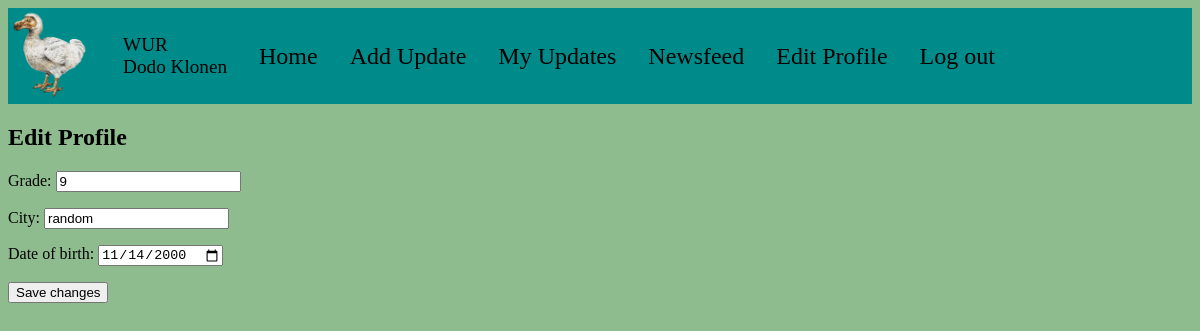
The app's page /profile/edit/ (signed in), older data.
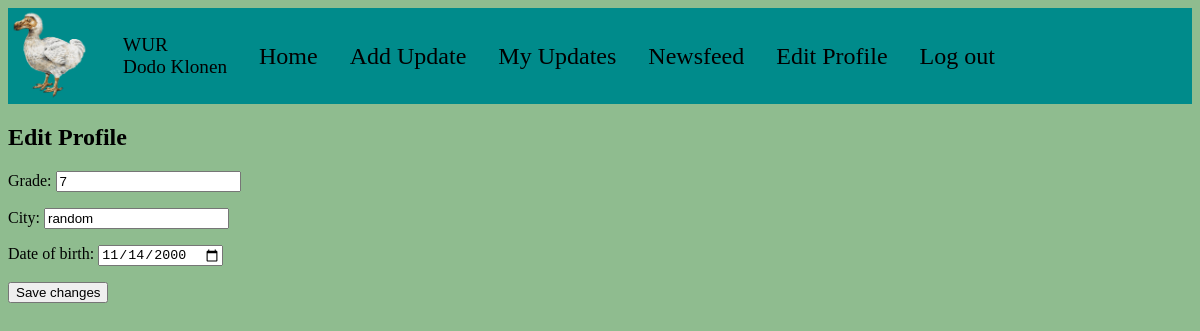
The same page, newer data.
### base/models.py (models this page shows, shortened)
class Profile(models.Model):
    user = models.OneToOneField(User, on_delete=models.CASCADE)
    grade = models.CharField(max_length=100)
    city = models.CharField(max_length=100)
    date_of_birth = models.DateField(null=True, blank=True)

### base/views.py (the view)
# urls.py: path("profile/edit/", views.edit_profile, name="edit_profile"),
@login_required
def edit_profile(request):
    profile = request.user.profile
    if request.method == "POST":
        form = ProfileForm(request.POST, instance=profile)
        if form.is_valid():
            form.save()
            messages.success(request, "Profile Updated!")
            return redirect("index")
    else:
        form = ProfileForm(instance=profile)
    return render(request, "base/edit_profile.html", {"form": form})

### base/forms.py
class ProfileForm(forms.ModelForm):
    class Meta:
        model = Profile
        fields = ("grade", "city", "date_of_birth")
        widgets = {
            'date_of_birth': forms.DateInput(attrs={'type': 'date'}),
        }

### base/templates/base/edit_profile.html (shortened to what this page needs)
{% extends 'base/base.html' %}
{% block content %}
<div>
  <h2>Edit Profile</h2>
  <form method="post">
    {{ form.as_p }}
    <button type="submit">
      Save changes
    </button>
  </form>
</div>
{% endblock %}

Row changes from the older to the newer data that the page shows:
changed Profile "random": grade "9" → "7"
